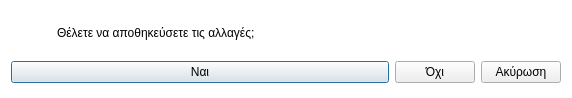
<?xml version="1.0" encoding="UTF-8"?>
<ui version="4.0">
 <class>Dialog</class>
 <widget class="QDialog" name="Dialog">
  <property name="geometry">
   <rect>
    <x>0</x>
    <y>0</y>
    <width>572</width>
    <height>98</height>
   </rect>
  </property>
  <property name="windowTitle">
   <string>Αποθήκευση αλλαγών</string>
  </property>
  <property name="windowIcon">
   <iconset resource="../../../icons.qrc">
    <normaloff>:/rest-windows/assets/images/rest-windows/question.png</normaloff>:/rest-windows/assets/images/rest-windows/question.png</iconset>
  </property>
  <property name="styleSheet">
   <string notr="true">QDialog{
	background:white;
}</string>
  </property>
  <layout class="QGridLayout" name="gridLayout_2">
   <item row="1" column="0" colspan="2">
    <widget class="QFrame" name="frame">
     <property name="styleSheet">
      <string notr="true">QFrame{border:0px;}</string>
     </property>
     <property name="frameShape">
      <enum>QFrame::StyledPanel</enum>
     </property>
     <property name="frameShadow">
      <enum>QFrame::Raised</enum>
     </property>
     <layout class="QGridLayout" name="gridLayout">
      <property name="leftMargin">
       <number>0</number>
      </property>
      <property name="topMargin">
       <number>0</number>
      </property>
      <property name="rightMargin">
       <number>0</number>
      </property>
      <property name="bottomMargin">
       <number>0</number>
      </property>
      <item row="0" column="0">
       <widget class="QPushButton" name="save">
        <property name="sizePolicy">
         <sizepolicy hsizetype="Expanding" vsizetype="Fixed">
          <horstretch>0</horstretch>
          <verstretch>0</verstretch>
         </sizepolicy>
        </property>
        <property name="text">
         <string>Ναι</string>
        </property>
        <property name="icon">
         <iconset resource="../../../icons.qrc">
          <normaloff>:/rest-windows/assets/images/rest-windows/save.png</normaloff>:/rest-windows/assets/images/rest-windows/save.png</iconset>
        </property>
       </widget>
      </item>
      <item row="0" column="1">
       <widget class="QPushButton" name="no_save">
        <property name="sizePolicy">
         <sizepolicy hsizetype="Fixed" vsizetype="Fixed">
          <horstretch>0</horstretch>
          <verstretch>0</verstretch>
         </sizepolicy>
        </property>
        <property name="text">
         <string>Όχι</string>
        </property>
       </widget>
      </item>
     </layout>
    </widget>
   </item>
   <item row="0" column="0">
    <widget class="QLabel" name="error">
     <property name="minimumSize">
      <size>
       <width>40</width>
       <height>40</height>
      </size>
     </property>
     <property name="maximumSize">
      <size>
       <width>40</width>
       <height>40</height>
      </size>
     </property>
     <property name="text">
      <string/>
     </property>
     <property name="pixmap">
      <pixmap resource="../../../icons.qrc">:/rest-windows/assets/images/rest-windows/question.png</pixmap>
     </property>
     <property name="scaledContents">
      <bool>true</bool>
     </property>
    </widget>
   </item>
   <item row="1" column="2">
    <widget class="QPushButton" name="cancel">
     <property name="sizePolicy">
      <sizepolicy hsizetype="Fixed" vsizetype="Fixed">
       <horstretch>0</horstretch>
       <verstretch>0</verstretch>
      </sizepolicy>
     </property>
     <property name="text">
      <string>Ακύρωση</string>
     </property>
    </widget>
   </item>
   <item row="0" column="1" colspan="2">
    <widget class="QLabel" name="label">
     <property name="text">
      <string>Θέλετε να αποθηκεύσετε τις αλλαγές;</string>
     </property>
     <property name="alignment">
      <set>Qt::AlignJustify|Qt::AlignVCenter</set>
     </property>
    </widget>
   </item>
  </layout>
 </widget>
 <tabstops>
  <tabstop>save</tabstop>
  <tabstop>no_save</tabstop>
  <tabstop>cancel</tabstop>
 </tabstops>
 <resources>
  <include location="../../../icons.qrc"/>
  <include location="../../../icons.qrc"/>
 </resources>
 <connections/>
</ui>
